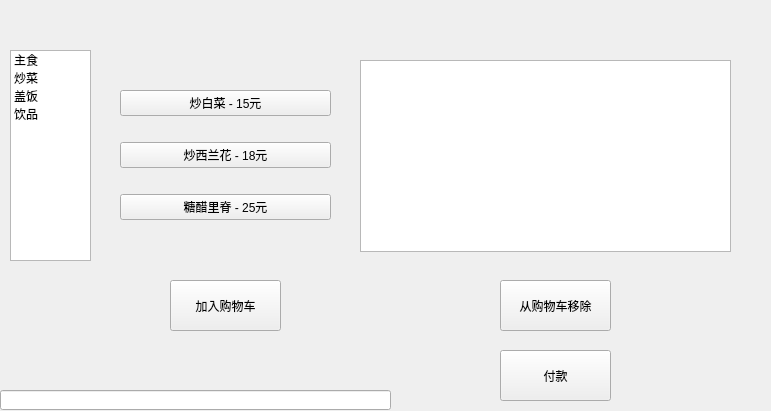
<?xml version="1.0" encoding="UTF-8"?>
<ui version="4.0">
 <class>Form</class>
 <widget class="QWidget" name="Form">
  <property name="geometry">
   <rect>
    <x>0</x>
    <y>0</y>
    <width>771</width>
    <height>411</height>
   </rect>
  </property>
  <property name="windowTitle">
   <string>My Form</string>
  </property>
  <widget class="QListWidget" name="menu">
   <property name="geometry">
    <rect>
     <x>10</x>
     <y>50</y>
     <width>81</width>
     <height>211</height>
    </rect>
   </property>
   <item>
    <property name="text">
     <string>主食</string>
    </property>
   </item>
   <item>
    <property name="text">
     <string>炒菜</string>
    </property>
   </item>
   <item>
    <property name="text">
     <string>盖饭</string>
    </property>
   </item>
   <item>
    <property name="text">
     <string>饮品</string>
    </property>
   </item>
  </widget>
  <widget class="QStackedWidget" name="stackedWidget">
   <property name="geometry">
    <rect>
     <x>120</x>
     <y>70</y>
     <width>211</width>
     <height>171</height>
    </rect>
   </property>
   <property name="currentIndex">
    <number>1</number>
   </property>
   <widget class="QWidget" name="StapleFood">
    <widget class="QWidget" name="">
     <property name="geometry">
      <rect>
       <x>0</x>
       <y>0</y>
       <width>211</width>
       <height>171</height>
      </rect>
     </property>
     <layout class="QVBoxLayout" name="verticalLayout_4">
      <item>
       <widget class="QPushButton" name="GK">
        <property name="text">
         <string>锅盔 - 2元</string>
        </property>
       </widget>
      </item>
      <item>
       <widget class="QPushButton" name="MF">
        <property name="text">
         <string>米饭 - 1元</string>
        </property>
       </widget>
      </item>
      <item>
       <widget class="QPushButton" name="MT">
        <property name="text">
         <string>面条 - 3元</string>
        </property>
       </widget>
      </item>
     </layout>
    </widget>
   </widget>
   <widget class="QWidget" name="FriedDish">
    <widget class="QWidget" name="">
     <property name="geometry">
      <rect>
       <x>0</x>
       <y>0</y>
       <width>211</width>
       <height>171</height>
      </rect>
     </property>
     <layout class="QVBoxLayout" name="verticalLayout_2">
      <item>
       <widget class="QPushButton" name="CBC">
        <property name="text">
         <string>炒白菜 - 15元</string>
        </property>
       </widget>
      </item>
      <item>
       <widget class="QPushButton" name="CXLH">
        <property name="text">
         <string>炒西兰花 - 18元</string>
        </property>
       </widget>
      </item>
      <item>
       <widget class="QPushButton" name="TCLJ">
        <property name="text">
         <string>糖醋里脊 - 25元</string>
        </property>
       </widget>
      </item>
     </layout>
    </widget>
   </widget>
   <widget class="QWidget" name="RiceBowl">
    <widget class="QWidget" name="">
     <property name="geometry">
      <rect>
       <x>0</x>
       <y>0</y>
       <width>211</width>
       <height>171</height>
      </rect>
     </property>
     <layout class="QVBoxLayout" name="verticalLayout_3">
      <item>
       <widget class="QPushButton" name="HGR">
        <property name="text">
         <string>回锅肉盖饭 - 25元</string>
        </property>
       </widget>
      </item>
      <item>
       <widget class="QPushButton" name="SLBC">
        <property name="text">
         <string>酸辣白菜盖饭 - 18元</string>
        </property>
       </widget>
      </item>
      <item>
       <widget class="QPushButton" name="HSQZ">
        <property name="text">
         <string>红烧茄子盖饭 - 20元</string>
        </property>
       </widget>
      </item>
      <item>
       <widget class="QPushButton" name="TDS">
        <property name="text">
         <string>土豆丝盖饭 - 18元</string>
        </property>
       </widget>
      </item>
     </layout>
    </widget>
   </widget>
   <widget class="QWidget" name="Drinking">
    <widget class="QWidget" name="">
     <property name="geometry">
      <rect>
       <x>0</x>
       <y>0</y>
       <width>211</width>
       <height>171</height>
      </rect>
     </property>
     <layout class="QVBoxLayout" name="verticalLayout">
      <item>
       <widget class="QPushButton" name="BHC">
        <property name="text">
         <string>冰红茶 - 3元</string>
        </property>
       </widget>
      </item>
      <item>
       <widget class="QPushButton" name="BTXL">
        <property name="text">
         <string>冰糖雪梨 - 3元</string>
        </property>
       </widget>
      </item>
      <item>
       <widget class="QPushButton" name="DY">
        <property name="text">
         <string>大窑 - 3元</string>
        </property>
       </widget>
      </item>
      <item>
       <widget class="QPushButton" name="SMT">
        <property name="text">
         <string>酸梅汤 - 3元</string>
        </property>
       </widget>
      </item>
     </layout>
    </widget>
   </widget>
  </widget>
  <widget class="QListWidget" name="waiting">
   <property name="geometry">
    <rect>
     <x>360</x>
     <y>60</y>
     <width>371</width>
     <height>192</height>
    </rect>
   </property>
  </widget>
  <widget class="QPushButton" name="add">
   <property name="geometry">
    <rect>
     <x>170</x>
     <y>280</y>
     <width>111</width>
     <height>51</height>
    </rect>
   </property>
   <property name="text">
    <string>加入购物车</string>
   </property>
   <property name="default">
    <bool>false</bool>
   </property>
  </widget>
  <widget class="QPushButton" name="deleted">
   <property name="geometry">
    <rect>
     <x>500</x>
     <y>280</y>
     <width>111</width>
     <height>51</height>
    </rect>
   </property>
   <property name="text">
    <string>从购物车移除</string>
   </property>
  </widget>
  <widget class="QLineEdit" name="message">
   <property name="geometry">
    <rect>
     <x>0</x>
     <y>390</y>
     <width>391</width>
     <height>20</height>
    </rect>
   </property>
  </widget>
  <widget class="QPushButton" name="pay">
   <property name="geometry">
    <rect>
     <x>500</x>
     <y>350</y>
     <width>111</width>
     <height>51</height>
    </rect>
   </property>
   <property name="text">
    <string>付款</string>
   </property>
  </widget>
 </widget>
 <resources/>
 <connections/>
</ui>
